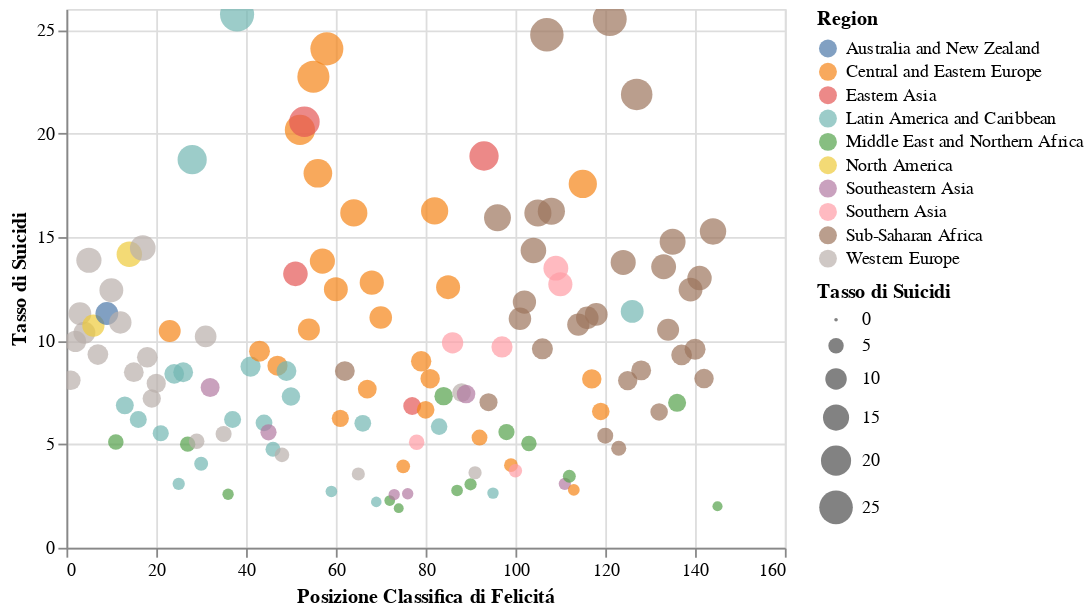

This figure's notebook cell:
### Code cell
alt.Chart(df_1).mark_circle(size = 100).encode(
    x='Posizione Classifica di Felicitá',
    y='Tasso di Suicidi',
    size='Tasso di Suicidi',
    tooltip=['Posizione Classifica di Felicitá', 'Tasso di Suicidi', 'Indice di Povertá','Country','Region'],
    color=alt.Color('Region:N')
).interactive()

### Figure 1 — Vega-Lite specification as saved in the notebook (floating-point values rounded to 4 significant figures; data arrays with more than 128 entries replaced by an {"elided": "..."} marker saying what was removed)
{"config": {"view": {"continuousWidth": 400, "continuousHeight": 300}}, "data": {"name": "data-27a8ef566540ea4ef6336151e04aa77b"}, "mark": {"type": "circle", "size": 100}, "encoding": {"color": {"field": "Region", "type": "nominal"}, "size": {"field": "Tasso di Suicidi", "type": "quantitative"}, "tooltip": [{"field": "Posizione Classifica di Felicitá", "type": "quantitative"}, {"field": "Tasso di Suicidi", "type": "quantitative"}, {"field": "Indice di Povertá", "type": "quantitative"}, {"field": "Country", "type": "nominal"}, {"field": "Region", "type": "nominal"}], "x": {"field": "Posizione Classifica di Felicitá", "type": "quantitative"}, "y": {"field": "Tasso di Suicidi", "type": "quantitative"}}, "selection": {"selector003": {"type": "interval", "bind": "scales", "encodings": ["x", "y"]}}, "$schema": "https://vega.github.io/schema/vega-lite/v4.17.0.json", "datasets": {"data-27a8ef566540ea4ef6336151e04aa77b": {"elided": "130 records"}}}
